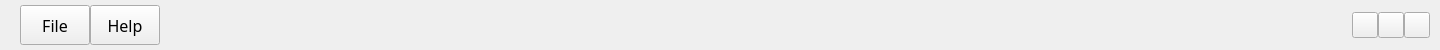
<?xml version="1.0" encoding="UTF-8"?>
<ui version="4.0">
 <class>titlebar</class>
 <widget class="QWidget" name="titlebar">
  <property name="geometry">
   <rect>
    <x>0</x>
    <y>0</y>
    <width>1440</width>
    <height>50</height>
   </rect>
  </property>
  <property name="sizePolicy">
   <sizepolicy hsizetype="Preferred" vsizetype="Fixed">
    <horstretch>0</horstretch>
    <verstretch>0</verstretch>
   </sizepolicy>
  </property>
  <property name="minimumSize">
   <size>
    <width>0</width>
    <height>50</height>
   </size>
  </property>
  <property name="maximumSize">
   <size>
    <width>16777215</width>
    <height>50</height>
   </size>
  </property>
  <property name="windowTitle">
   <string>Form</string>
  </property>
  <property name="styleSheet">
   <string notr="true"/>
  </property>
  <layout class="QHBoxLayout" name="horizontalLayout">
   <property name="spacing">
    <number>0</number>
   </property>
   <property name="leftMargin">
    <number>20</number>
   </property>
   <property name="topMargin">
    <number>0</number>
   </property>
   <property name="rightMargin">
    <number>10</number>
   </property>
   <property name="bottomMargin">
    <number>0</number>
   </property>
   <item>
    <widget class="QPushButton" name="file">
     <property name="minimumSize">
      <size>
       <width>70</width>
       <height>40</height>
      </size>
     </property>
     <property name="maximumSize">
      <size>
       <width>70</width>
       <height>40</height>
      </size>
     </property>
     <property name="font">
      <font>
       <family>Microsoft YaHei</family>
       <pointsize>12</pointsize>
      </font>
     </property>
     <property name="text">
      <string>File</string>
     </property>
     <property name="flat">
      <bool>false</bool>
     </property>
    </widget>
   </item>
   <item>
    <widget class="QPushButton" name="help">
     <property name="minimumSize">
      <size>
       <width>70</width>
       <height>40</height>
      </size>
     </property>
     <property name="maximumSize">
      <size>
       <width>70</width>
       <height>40</height>
      </size>
     </property>
     <property name="font">
      <font>
       <family>Microsoft YaHei</family>
       <pointsize>12</pointsize>
      </font>
     </property>
     <property name="text">
      <string>Help</string>
     </property>
     <property name="flat">
      <bool>false</bool>
     </property>
    </widget>
   </item>
   <item>
    <spacer name="horizontalSpacer">
     <property name="orientation">
      <enum>Qt::Horizontal</enum>
     </property>
     <property name="sizeHint" stdset="0">
      <size>
       <width>415</width>
       <height>20</height>
      </size>
     </property>
    </spacer>
   </item>
   <item>
    <widget class="QPushButton" name="min">
     <property name="minimumSize">
      <size>
       <width>26</width>
       <height>26</height>
      </size>
     </property>
     <property name="maximumSize">
      <size>
       <width>26</width>
       <height>26</height>
      </size>
     </property>
    </widget>
   </item>
   <item>
    <widget class="QPushButton" name="max">
     <property name="minimumSize">
      <size>
       <width>26</width>
       <height>26</height>
      </size>
     </property>
     <property name="maximumSize">
      <size>
       <width>26</width>
       <height>26</height>
      </size>
     </property>
    </widget>
   </item>
   <item>
    <widget class="QPushButton" name="close">
     <property name="minimumSize">
      <size>
       <width>26</width>
       <height>26</height>
      </size>
     </property>
     <property name="maximumSize">
      <size>
       <width>26</width>
       <height>26</height>
      </size>
     </property>
    </widget>
   </item>
  </layout>
 </widget>
 <resources/>
 <connections/>
</ui>
